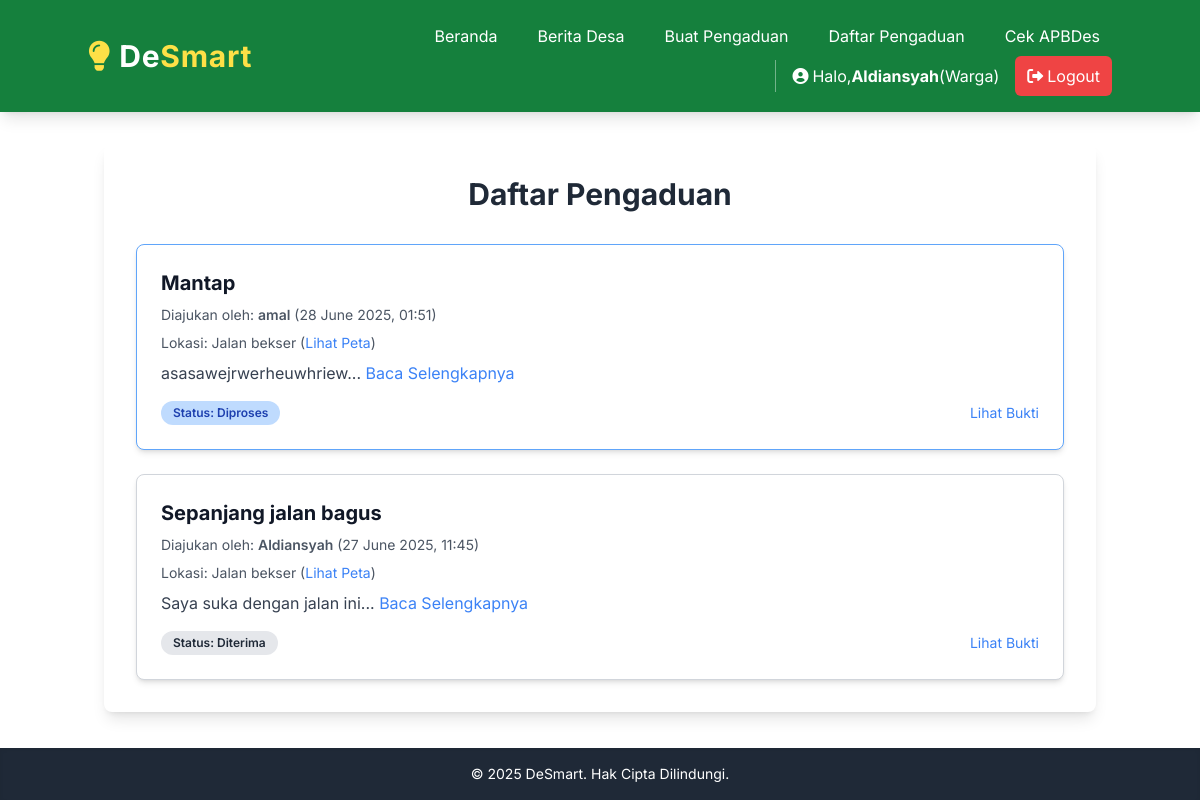
Screenshot of /pengaduan (signed in) with the database file from the repository.
### models.py (models this page shows, shortened)
class User(db.Model, UserMixin):
    id = db.Column(db.Integer, primary_key=True)
    username = db.Column(db.String(20), unique=True, nullable=False)
    email = db.Column(db.String(120), unique=True, nullable=False)
    password_hash = db.Column(db.String(255))
    role = db.Column(db.String(20), default='warga', nullable=False) # 'warga' atau 'admin'
    tanggal_daftar = db.Column(db.DateTime, default=datetime.utcnow)
    pengaduan = db.relationship('Pengaduan', backref='pembuat', lazy=True)

class Pengaduan(db.Model):
    id = db.Column(db.Integer, primary_key=True)
    user_id = db.Column(db.Integer, db.ForeignKey('user.id'), nullable=False) # Foreign Key ke tabel user
    judul = db.Column(db.String(100), nullable=False)
    deskripsi = db.Column(db.Text, nullable=False)
    lokasi = db.Column(db.String(200), nullable=True) # Lokasi spesifik dalam teks
    latitude = db.Column(db.Float, nullable=True) # Koordinat GPS Latitude
    longitude = db.Column(db.Float, nullable=True) # Koordinat GPS Longitude
    url_bukti_media = db.Column(db.String(255), nullable=True)
    status = db.Column(db.String(20), default='Diterima', nullable=False) # Status pengaduan: Diterima, Diproses, Selesai, Ditolak
    tanggal_pengaduan = db.Column(db.DateTime, default=datetime.utcnow)
    tanggal_update_status = db.Column(db.DateTime, default=datetime.utcnow, onupdate=datetime.utcnow)
    respon_admin = db.Column(db.Text, nullable=True)

### app.py (the view)
@app.route('/pengaduan')
@login_required
def daftar_pengaduan():
    pengaduans = Pengaduan.query.order_by(Pengaduan.tanggal_pengaduan.desc()).all()
    return render_template('pengaduan/list_pengaduan.html', title='Daftar Pengaduan', pengaduans=pengaduans)

### app.py (called while the page is built)
@login_manager.user_loader
def load_user(user_id):
    return User.query.get(int(user_id))

### templates/pengaduan/list_pengaduan.html (shortened to what this page needs)
{% extends 'layout.html' %}
{% block content %}
    <h2 class="text-3xl font-bold text-center text-gray-800 mb-8">Daftar Pengaduan</h2>
    {% if pengaduans %}
        <div class="flex flex-col space-y-6">
            {% for pengaduan in pengaduans %}
                <div class="bg-white p-6 rounded-lg shadow-md border
                    {% if pengaduan.status == 'Selesai' %} border-green-400 bg-green-50
                    {% elif pengaduan.status == 'Diproses' %} border-blue-400 bg-blue-50
                    {% elif pengaduan.status == 'Ditolak' %} border-red-400 bg-red-50
                    {% else %} border-gray-300 {% endif %}">
                    <h3 class="text-xl font-bold text-gray-900 mb-2">{{ pengaduan.judul }}</h3>
                    <p class="text-sm text-gray-600 mb-2">
                        Diajukan oleh: <span class="font-semibold">{{ pengaduan.pembuat.username }}</span> ({{ pengaduan.tanggal_pengaduan.strftime('%d %B %Y, %H:%M') }})
                    </p>
                    <p class="text-sm text-gray-600 mb-2">
                        Lokasi: {{ pengaduan.lokasi }}
                        {% if pengaduan.latitude and pengaduan.longitude %}
                            (<a href="https://www.google.com/maps/search/?api=1&query={{ pengaduan.latitude }},{{ pengaduan.longitude }}" target="_blank" class="text-blue-500 hover:underline">Lihat Peta</a>)
                        {% endif %}
                    </p>
                    <p class="text-gray-700 mb-4">{{ pengaduan.deskripsi[:100] }}...
                        <a href="{{ url_for('detail_pengaduan', pengaduan_id=pengaduan.id) }}" class="text-blue-500 hover:underline">Baca Selengkapnya</a>
                    </p>
                    <div class="flex justify-between items-center mt-auto">
                        <span class="px-3 py-1 rounded-full text-xs font-semibold
                            {% if pengaduan.status == 'Selesai' %} bg-green-200 text-green-800
                            {% elif pengaduan.status == 'Diproses' %} bg-blue-200 text-blue-800
                            {% elif pengaduan.status == 'Ditolak' %} bg-red-200 text-red-800
                            {% else %} bg-gray-200 text-gray-800 {% endif %}">
                            Status: {{ pengaduan.status }}
                        </span>
                        {% if pengaduan.url_bukti_media %}
                            <a href="{{ url_for('uploaded_file', filename=pengaduan.url_bukti_media) }}" target="_blank" class="text-sm text-blue-500 hover:underline">Lihat Bukti</a>
                        {% endif %}
                    </div>
                </div>
            {% endfor %}
        </div>
    {% endif %}
{% endblock %}

### templates/layout.html (shortened to what this page needs)
<!DOCTYPE html>
<html lang="en">
<head>
    <script src="https://cdn.tailwindcss.com"></script>
    <link rel="stylesheet" href="https://cdnjs.cloudflare.com/ajax/libs/font-awesome/6.0.0-beta3/css/all.min.css">
    <link rel="stylesheet" href="{{ url_for('static', filename='css/style.css') }}">
</head>
<body class="min-h-screen flex flex-col">
    <header class="bg-green-700 text-white p-4 shadow-lg sticky top-0 z-50">
        <nav class="container mx-auto flex flex-col md:flex-row justify-between items-center relative">
            <a href="/" class="text-3xl font-bold tracking-wide hover:text-yellow-200 transition-colors duration-200 flex items-center mb-4 md:mb-0">
                <i class="fas fa-lightbulb text-yellow-300 mr-2"></i>
                De<span class="text-yellow-300">Smart</span>
            </a>
            <div id="nav-menu" class="hidden md:flex flex-col md:flex-row items-center space-y-2 md:space-y-0 md:space-x-4 flex-wrap justify-center md:justify-end w-full md:w-auto">
                {% if current_user.is_authenticated %}
                    {% if current_user.role == 'admin' %}
                        <a href="/" class="text-white hover:bg-green-600 px-3 py-2 rounded-md transition-colors w-full md:w-auto text-center">Beranda</a>
                        <a href="{{ url_for('admin_dashboard') }}" class="text-white hover:bg-green-600 px-3 py-2 rounded-md transition-colors w-full md:w-auto text-center">Admin Dashboard</a>
                    {% else %}
                        <a href="/" class="text-white hover:bg-green-600 px-3 py-2 rounded-md transition-colors w-full md:w-auto text-center">Beranda</a>
                        <a href="{{ url_for('daftar_berita_publik') }}" class="text-white hover:bg-green-600 px-3 py-2 rounded-md transition-colors w-full md:w-auto text-center">Berita Desa</a>
                        <a href="{{ url_for('buat_pengaduan') }}" class="text-white hover:bg-green-600 px-3 py-2 rounded-md transition-colors w-full md:w-auto text-center">Buat Pengaduan</a>
                        <a href="{{ url_for('daftar_pengaduan') }}" class="text-white hover:bg-green-600 px-3 py-2 rounded-md transition-colors w-full md:w-auto text-center">Daftar Pengaduan</a>
                        <a href="{{ url_for('daftar_apbdes_publik') }}" class="text-white hover:bg-green-600 px-3 py-2 rounded-md transition-colors w-full md:w-auto text-center">Cek APBDes</a>
                    {% endif %}
                    <span class="text-white text-base ml-2 md:ml-4 pl-2 md:pl-4 border-l border-white border-opacity-40 py-1 flex items-center w-full md:w-auto justify-center md:justify-start">
                        <i class="fas fa-user-circle mr-1"></i>
                        Halo, <span class="font-bold">{{ current_user.username }}</span>(<span class="capitalize">{{ current_user.role }}</span>)
                    </span>
                    <a href="{{ url_for('logout') }}" class="bg-red-500 hover:bg-red-600 text-white px-3 py-2 rounded-md flex items-center w-full md:w-auto justify-center">
                        <i class="fas fa-sign-out-alt mr-1"></i>Logout
                    </a>
                {% endif %}
            </div>
        </nav>
    </header>
    <main class="container mx-auto px-4 py-8 flex-grow">
        <div class="bg-white p-8 rounded-lg shadow-lg">
            {% block content %}{% endblock %}
        </div>
    </main>
    <footer class="bg-gray-800 text-white p-4 text-center mt-auto shadow-inner">
        <p class="text-sm">&copy; 2025 DeSmart. Hak Cipta Dilindungi.</p>
    </footer>
</body>
</html>

### templates/layout.html (style rules this page uses)
body { font-family: 'Inter', sans-serif; @apply bg-gray-100 text-gray-800; }

### rows the page displays
User: username "Aldiansyah", role "Warga"
Pengaduan: judul "Mantap", pembuat.username "amal", tanggal_pengaduan "28 June 2025, 01:51", lokasi "Jalan bekser", deskripsi "asasawejrwerheuwhriew", status "Diproses"
Pengaduan: judul "Sepanjang jalan bagus", pembuat.username "Aldiansyah", tanggal_pengaduan "27 June 2025, 11:45", lokasi "Jalan bekser", deskripsi "Saya suka dengan jalan ini", status "Diterima"
